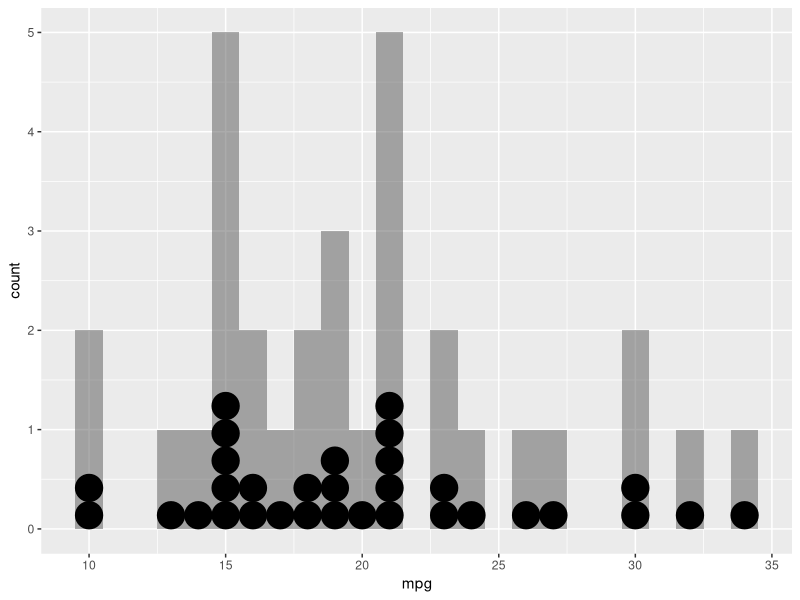

Write R code to recreate this figure. (Note: this script raises an error after producing the figure.)
library(tidyverse)
library(ggplot2)

ggplot(mtcars) +
  aes(x = mpg) +
  geom_histogram(alpha = .5, binwidth = 1, center = 0) +
  geom_dotplot(binwidth = 1, method = "histodot")


data("mariokart", package = "openintro")

mariokart %>% 
  filter(total_pr < 100) %>% 
  ggplot(aes(x = total_pr)) +
  geom_histogram(bins = 10)

m2 <- 
mariokart %>% 
  filter(total_pr < 55, total_pr > 30)


m2 %>% 
  ggplot(aes(x = n_bids)) +
  geom_histogram(bins = 10) +
  labs(caption = paste0("n=", nrow(m2)))  +
  geom_dotplot(method = "histodot")

m2 %>% 
  ggplot(aes(y = ..density.., x = total_pr)) +
  geom_histogram(bins = 10) +
  geom_density(color = "red") +
  labs(caption = paste0("n=", nrow(m2))) +
  scale_y_continuous(breaks = c(0, 0.025, 0.05))


m2 %>% 
  ggplot(aes(x = duration)) +
  geom_histogram(binwidth = 1) +
  labs(caption = paste0("n=", nrow(m2))) +
  scale_x_continuous(breaks = 1:10)


m2 %>% 
  ggplot(aes(y = ..density.., x = duration)) +
  geom_histogram(binwidth = 1) +
  geom_density(color = "red") +
  labs(caption = paste0("n=", nrow(m2))) +
  scale_x_continuous(breaks = 1:10)






mtcars %>% 
  ggplot(aes(x = mpg)) +
  geom_density()









